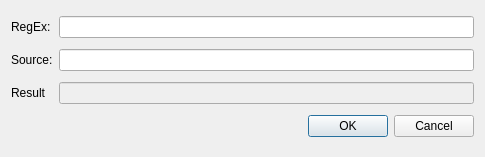
<?xml version="1.0" encoding="UTF-8"?>
<ui version="4.0">
 <class>Dialog</class>
 <widget class="QDialog" name="Dialog">
  <property name="geometry">
   <rect>
    <x>0</x>
    <y>0</y>
    <width>485</width>
    <height>157</height>
   </rect>
  </property>
  <property name="windowTitle">
   <string>Dialog</string>
  </property>
  <layout class="QGridLayout" name="gridLayout">
   <item row="0" column="0">
    <widget class="QLabel" name="label">
     <property name="text">
      <string>RegEx:</string>
     </property>
    </widget>
   </item>
   <item row="0" column="1">
    <widget class="QLineEdit" name="lineRegex"/>
   </item>
   <item row="1" column="0">
    <widget class="QLabel" name="label_2">
     <property name="text">
      <string>Source:</string>
     </property>
    </widget>
   </item>
   <item row="1" column="1">
    <widget class="QLineEdit" name="lineSource"/>
   </item>
   <item row="2" column="0">
    <widget class="QLabel" name="label_3">
     <property name="text">
      <string>Result</string>
     </property>
    </widget>
   </item>
   <item row="2" column="1">
    <widget class="QLineEdit" name="lineResult">
     <property name="enabled">
      <bool>false</bool>
     </property>
    </widget>
   </item>
   <item row="3" column="0" colspan="2">
    <widget class="QDialogButtonBox" name="buttonBox">
     <property name="standardButtons">
      <set>QDialogButtonBox::Cancel|QDialogButtonBox::Ok</set>
     </property>
    </widget>
   </item>
  </layout>
 </widget>
 <layoutdefault spacing="6" margin="11"/>
 <resources/>
 <connections/>
</ui>
